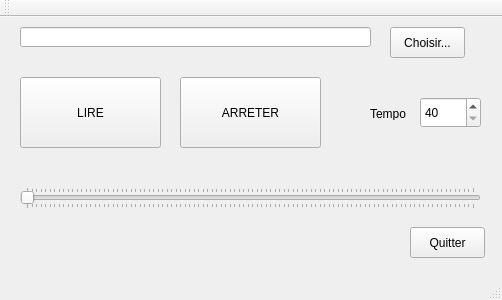
<?xml version="1.0" encoding="UTF-8"?>
<ui version="4.0">
 <class>MainWindow</class>
 <widget class="QMainWindow" name="MainWindow">
  <property name="geometry">
   <rect>
    <x>0</x>
    <y>0</y>
    <width>502</width>
    <height>300</height>
   </rect>
  </property>
  <property name="windowTitle">
   <string>MainWindow</string>
  </property>
  <widget class="QWidget" name="centralWidget">
   <widget class="QPushButton" name="btnLire">
    <property name="geometry">
     <rect>
      <x>20</x>
      <y>60</y>
      <width>141</width>
      <height>71</height>
     </rect>
    </property>
    <property name="text">
     <string>LIRE</string>
    </property>
   </widget>
   <widget class="QPushButton" name="btnArreter">
    <property name="geometry">
     <rect>
      <x>180</x>
      <y>60</y>
      <width>141</width>
      <height>71</height>
     </rect>
    </property>
    <property name="text">
     <string>ARRETER</string>
    </property>
   </widget>
   <widget class="QSpinBox" name="spinBoxTempo">
    <property name="geometry">
     <rect>
      <x>420</x>
      <y>80</y>
      <width>61</width>
      <height>31</height>
     </rect>
    </property>
    <property name="prefix">
     <string/>
    </property>
    <property name="minimum">
     <number>40</number>
    </property>
    <property name="maximum">
     <number>999</number>
    </property>
    <property name="singleStep">
     <number>5</number>
    </property>
   </widget>
   <widget class="QPushButton" name="btnSelectPattern">
    <property name="geometry">
     <rect>
      <x>390</x>
      <y>10</y>
      <width>75</width>
      <height>31</height>
     </rect>
    </property>
    <property name="text">
     <string>Choisir...</string>
    </property>
   </widget>
   <widget class="QLineEdit" name="lineEditFile">
    <property name="geometry">
     <rect>
      <x>20</x>
      <y>10</y>
      <width>351</width>
      <height>20</height>
     </rect>
    </property>
    <property name="readOnly">
     <bool>true</bool>
    </property>
   </widget>
   <widget class="QPushButton" name="btnQuitter">
    <property name="geometry">
     <rect>
      <x>410</x>
      <y>210</y>
      <width>75</width>
      <height>31</height>
     </rect>
    </property>
    <property name="text">
     <string>Quitter</string>
    </property>
   </widget>
   <widget class="QLabel" name="label">
    <property name="geometry">
     <rect>
      <x>370</x>
      <y>90</y>
      <width>46</width>
      <height>13</height>
     </rect>
    </property>
    <property name="text">
     <string>Tempo</string>
    </property>
   </widget>
   <widget class="QSlider" name="sliderProgression">
    <property name="geometry">
     <rect>
      <x>20</x>
      <y>170</y>
      <width>461</width>
      <height>22</height>
     </rect>
    </property>
    <property name="orientation">
     <enum>Qt::Horizontal</enum>
    </property>
    <property name="tickPosition">
     <enum>QSlider::TicksBothSides</enum>
    </property>
   </widget>
  </widget>
  <widget class="QMenuBar" name="menuBar">
   <property name="geometry">
    <rect>
     <x>0</x>
     <y>0</y>
     <width>502</width>
     <height>21</height>
    </rect>
   </property>
  </widget>
  <widget class="QToolBar" name="mainToolBar">
   <attribute name="toolBarArea">
    <enum>TopToolBarArea</enum>
   </attribute>
   <attribute name="toolBarBreak">
    <bool>false</bool>
   </attribute>
  </widget>
  <widget class="QStatusBar" name="statusBar"/>
 </widget>
 <layoutdefault spacing="6" margin="11"/>
 <resources/>
 <connections/>
</ui>
